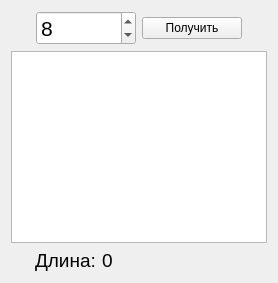
                   <widget class="QWidget" name="different">
                    <attribute name="title">
                     <string>Другая</string>
                    </attribute>
                    <layout class="QVBoxLayout" name="verticalLayout_5">
                     <item>
                      <layout class="QVBoxLayout" name="verticalLayout_4">
                       <item>
                        <layout class="QHBoxLayout" name="horizontalLayout_12" stretch="1,4,4,1">
                         <item>
                          <spacer name="horizontalSpacer_30">
                           <property name="orientation">
                            <enum>Qt::Orientation::Horizontal</enum>
                           </property>
                           <property name="sizeType">
                            <enum>QSizePolicy::Policy::Preferred</enum>
                           </property>
                           <property name="sizeHint" stdset="0">
                            <size>
                             <width>40</width>
                             <height>20</height>
                            </size>
                           </property>
                          </spacer>
                         </item>
                         <item>
                          <widget class="QSpinBox" name="sp_different_number_system">
                           <property name="font">
                            <font>
                             <pointsize>16</pointsize>
                            </font>
                           </property>
                           <property name="minimum">
                            <number>2</number>
                           </property>
                           <property name="maximum">
                            <number>60</number>
                           </property>
                           <property name="value">
                            <number>8</number>
                           </property>
                          </widget>
                         </item>
                         <item>
                          <widget class="QPushButton" name="btn_get_different_representation">
                           <property name="text">
                            <string>Получить</string>
                           </property>
                          </widget>
                         </item>
                         <item>
                          <spacer name="horizontalSpacer_31">
                           <property name="orientation">
                            <enum>Qt::Orientation::Horizontal</enum>
                           </property>
                           <property name="sizeType">
                            <enum>QSizePolicy::Policy::Preferred</enum>
                           </property>
                           <property name="sizeHint" stdset="0">
                            <size>
                             <width>40</width>
                             <height>20</height>
                            </size>
                           </property>
                          </spacer>
                         </item>
                        </layout>
                       </item>
                       <item>
                        <widget class="QPlainTextEdit" name="pte_different">
                         <property name="font">
                          <font>
                           <family>Verdana</family>
                           <pointsize>16</pointsize>
                           <italic>false</italic>
                           <fontweight>DemiBold</fontweight>
                          </font>
                         </property>
                         <property name="readOnly">
                          <bool>true</bool>
                         </property>
                        </widget>
                       </item>
                       <item>
                        <layout class="QHBoxLayout" name="horizontalLayout_6" stretch="1,2,2,5">
                         <item>
                          <spacer name="horizontalSpacer_36">
                           <property name="orientation">
                            <enum>Qt::Orientation::Horizontal</enum>
                           </property>
                           <property name="sizeType">
                            <enum>QSizePolicy::Policy::Preferred</enum>
                           </property>
                           <property name="sizeHint" stdset="0">
                            <size>
                             <width>40</width>
                             <height>20</height>
                            </size>
                           </property>
                          </spacer>
                         </item>
                         <item>
                          <widget class="QLabel" name="label_3">
                           <property name="font">
                            <font>
                             <family>Segoe UI</family>
                             <pointsize>14</pointsize>
                             <italic>false</italic>
                             <fontweight>DemiBold</fontweight>
                            </font>
                           </property>
                           <property name="text">
                            <string>Длина:</string>
                           </property>
                          </widget>
                         </item>
                         <item>
                          <widget class="QLabel" name="l_different_length">
                           <property name="font">
                            <font>
                             <family>Segoe UI</family>
                             <pointsize>14</pointsize>
                             <italic>false</italic>
                             <fontweight>DemiBold</fontweight>
                            </font>
                           </property>
                           <property name="text">
                            <string>0</string>
                           </property>
                          </widget>
                         </item>
                         <item>
                          <spacer name="horizontalSpacer_35">
                           <property name="orientation">
                            <enum>Qt::Orientation::Horizontal</enum>
                           </property>
                           <property name="sizeType">
                            <enum>QSizePolicy::Policy::Preferred</enum>
                           </property>
                           <property name="sizeHint" stdset="0">
                            <size>
                             <width>40</width>
                             <height>20</height>
                            </size>
                           </property>
                          </spacer>
                         </item>
                        </layout>
                       </item>
                      </layout>
                     </item>
                    </layout>
                   </widget>
